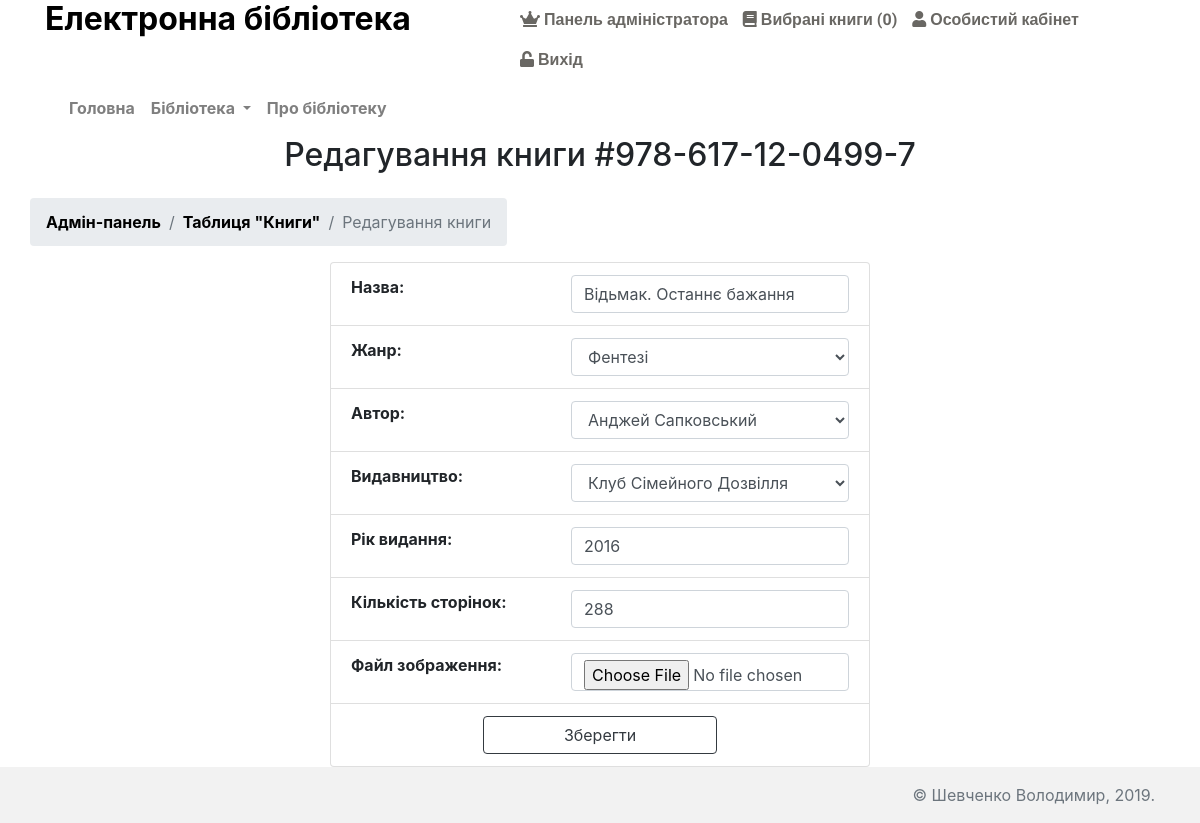
The app's page /admin/book/update/978-617-12-0499-7 (signed in) with its own data.
### tables this page shows
CREATE TABLE IF NOT EXISTS `book` (
  `id` varchar(80) NOT NULL,
  `name` varchar(150) NOT NULL,
  `genre_id` int(11) NOT NULL,
  `publisher_id` int(11) NOT NULL,
  `year` int(11) DEFAULT NULL,
  `pages` int(11) DEFAULT NULL,
  `price` decimal(10,2) NOT NULL DEFAULT '0.00',
  `amount` int(11) NOT NULL DEFAULT '1',
  `image_name` varchar(150) NOT NULL DEFAULT 'no-image.png',
  PRIMARY KEY (`id`),
  KEY `publisher_id` (`publisher_id`),
  KEY `genre_id` (`genre_id`)
);

### views/admin_book/update.php (the view, shortened to what the rows shown need)
<?php include ROOT . '/views/layouts/header.php'; ?>
<section>
    <div class="container">
        <div class="row justify-content-center">
            <h2 class="title text-center mb-4">Редагування книги #<?=$id;?></h2>
        </div>
        <div class="row">
            <nav aria-label="breadcrumb">
              <ol class="breadcrumb">
                  <li class="breadcrumb-item"><a href="/admin">Адмін-панель</a></li>
                  <li class="breadcrumb-item"><a href="/admin/book">Таблиця "Книги"</a></li>
                  <li class="breadcrumb-item active" aria-current="page">Редагування книги</li>
              </ol>
            </nav>
        </div>
        <div class="row justify-content-center">
          <div class="col-sm-6 col-md-6 col-lg-6">
            <form action="/admin/book/update/<?=$id;?>" method="post" enctype="multipart/form-data">
                <ul class="list-group">
                   <li class="list-group-item">
                      <div class="row">
                         <div class="col-md-5 col-sm-5 col-lg-5">
                           <strong>Назва:</strong>
                         </div>
                         <div class="col-md-7 col-sm-7 col-lg-7">
                             <input class="form-control" required type="text" name="name" value="<?=$book['name'];?>" maxlength="150">
                         </div>
                      </div>
                   </li>
                   <li class="list-group-item">
                      <div class="row">
                         <div class="col-md-5 col-sm-5 col-lg-5">
                           <strong>Жанр:</strong>
                         </div>
                         <div class="col-md-7 col-sm-7 col-lg-7">
                             <select class="form-control" name="genre_id">
                               <?php if (is_array($genres)): ?>
                                   <?php foreach ($genres as $genre): ?>
                                       <option value="<?=$genre['id'];?>"
                                          <?php if ($book['genre_id']==$genre['id']) echo "selected";?>
                                          >
                                          <?=$genre['name'];?>
                                       </option>
                                   <?php endforeach; ?>
                               <?php endif; ?>
                             </select>
                         </div>
                      </div>
                   </li>
                   <li class="list-group-item">
                      <div class="row">
                         <div class="col-md-5 col-sm-5 col-lg-5">
                           <strong>Автор:</strong>
                         </div>
                         <div class="col-md-7 col-sm-7 col-lg-7">
                             <select class="form-control" name="author_id">
                               <?php if (is_array($authorList)): ?>
                                   <?php foreach ($authorList as $author): ?>
                                       <option value="<?=$author['id'];?>"
                                          <?php if ($book['author_id']==$author['id']) echo "selected";?>
                                         >
                                           <?=$author['name']." ".$author['surname']." ".$author['middle_name'];?>
                                       </option>
                                   <?php endforeach; ?>
                               <?php endif; ?>
                             </select>
                         </div>
                      </div>
                   </li>
                   <li class="list-group-item">
                      <div class="row">
                         <div class="col-md-5 col-sm-5 col-lg-5">
                           <strong>Видавництво:</strong>
                         </div>
                         <div class="col-md-7 col-sm-7 col-lg-7">
                             <select class="form-control" name="publisher_id">
                               <?php if (is_array($publisherList)): ?>
                                   <?php foreach ($publisherList as $publisher): ?>
                                       <option value="<?= $publisher['id']; ?>"
                                         <?php if ($book['publisher_id']==$publisher['id']) echo "selected";?>
                                         >
                                           <?php echo $publisher['name']; ?>
                                       </option>
                                   <?php endforeach; ?>
                               <?php endif; ?>
                             </select>
                         </div>
                      </div>
                   </li>
                   <li class="list-group-item">
                      <div class="row">
                         <div class="col-md-5 col-sm-5 col-lg-5">
                           <strong>Рік видання:</strong>
                         </div>
                         <div class="col-md-7 col-sm-7 col-lg-7">
                             <input class="form-control" required type="text" name="year" value="<?=$book['year'];?>">
                         </div>
                      </div>
                   </li>
                   <li class="list-group-item">
                      <div class="row">
                         <div class="col-md-5 col-sm-5 col-lg-5">
                           <strong>Кількість сторінок:</strong>
                         </div>
                         <div class="col-md-7 col-sm-7 col-lg-7">
                             <input class="form-control" required type="number" name="page_count" value="<?=$book['pages'];?>">
                         </div>
                      </div>
                   </li>
                   <li class="list-group-item">
                      <div class="row">
                         <div class="col-md-5 col-sm-5 col-lg-5">
                           <strong>Файл зображення:</strong>
                         </div>
                         <div class="col-md-7 col-sm-7 col-lg-7">
                             <input class="form-control" name="img_file" type="file">
                         </div>
                      </div>
                   </li>
                   <li class="list-group-item">
                      <div class="row justify-content-center">
                         <div class="col-md-6 col-sm-6 col-lg-6">
                            <button type="submit" name="submit" class="btn btn-outline-dark btn-block">Зберегти</button>
                        </div>
                      </div>
                   </li>
                </ul>
            </form>
          </div>
        </div>
    </div>
</section>
<?php include ROOT . '/views/layouts/footer.php'; ?>

### components/Router.php (shortened to what the rows shown need)
<?php
class Router
{
    private $routes;
    public function __construct()
    {
        $routesPath = ROOT . '/config/routes.php';
        $this->routes = include($routesPath);
    }
    private function getURI()
    {
        if (!empty($_SERVER['REQUEST_URI'])) {
            return trim($_SERVER['REQUEST_URI'], '/');
        }
    }
    public function run()
    {
        $uri = $this->getURI();
        foreach ($this->routes as $uriPattern => $path) {
            if (preg_match("~$uriPattern~", $uri)) {
                $internalRoute = preg_replace("~$uriPattern~", $path, $uri);
                $segments = explode('/', $internalRoute);
                $controllerName = array_shift($segments) . 'Controller';
                $actionName = 'action' . ucfirst(array_shift($segments));
                $parameters = $segments;
                $controllerObject = new $controllerName;
                $result = call_user_func_array(array($controllerObject, $actionName), $parameters);
                if ($result != null) {
                    break;
                }
            }
        }
    }
}

### views/layouts/header.php (shortened to what the rows shown need)
<!DOCTYPE html>
<html lang="en">
    <head>
        <link href="/template/css/bootstrap.min.css" rel="stylesheet" type="text/css">
        <link href="/template/css/all.min.css" rel="stylesheet" type="text/css">
        <link href="/template/css/my_styles.css" rel="stylesheet" type="text/css">
        <link href="/template/css/bootstrap-toggle.min.css" rel="stylesheet" type="text/css">
    </head>
  <body class="d-flex flex-column">
  <div id="page-content">
        <div class="container">
                <div class="row">
                            <div class="col-md-5 col-sm-5 col-lg-5">
                                <div class="float-left">
                                    <a class="site-title" href="/"><h2 class=""><strong>Електронна бібліотека</strong></h2></a>
                                </div>
                            </div>
                            <div class="col-md-7 col-sm-7 col-lg-7">
                                <div class="shop-menu float-right">
                                    <ul class="nav">
                                        <?php if (User::isAdmin()): ?>
                                            <li class="nav-item"><a class="nav-link" href="/admin/"><i class="fas fa-crown"></i></i> Панель адміністратора</a></li>
                                        <?php endif; ?>
                                        <li class="nav-item"><a class="nav-link" href="/cart">
                                                <i class="fa fa-book"></i> Вибрані книги
                                                (<span id="cart-count"><?php echo Cart::itemsCount(); ?></span>)
                                            </a>
                                        </li>
                                        <?php if (User::isGuest()): ?>
                                            <li class="nav-item"><a class="nav-link" href="/user/login/"><i class="fa fa-lock"></i> Вхід</a></li>
                                            <li class="nav-item"><a class="nav-link" href="/user/register"><i class="fa fa-user-circle"></i> Реєстрація</a></li>
                                        <?php else: ?>
                                            <li class="nav-item"><a class="nav-link" href="/cabinet/"><i class="fa fa-user"></i> Особистий кабінет</a></li>
                                            <li class="nav-item"><a class="nav-link" href="/user/logout/"><i class="fa fa-unlock"></i> Вихід</a></li>
                                        <?php endif; ?>
                                    </ul>
                                </div>
                            </div>
                </div>
                <div class="row">
                      <div class="col-md-12 col-sm-12 col-lg-12">
                          <div class="float-left">
                            <nav class="navbar navbar-expand-lg navbar-light">
                                <ul class="navbar-nav">
                                    <li class="nav-item"><a class="nav-link" href="/">Головна</a></li>
                                    <li class="nav-item dropdown">
                                      <a class="nav-link dropdown-toggle" href="#" id="navbarDropdown" role="button" data-toggle="dropdown" aria-haspopup="true" aria-expanded="false">
                                        Бібліотека
                                      </a>
                                    </li>
                                    <li class="nav-item"><a class="nav-link" href="/about/">Про бібліотеку</a></li>
                                </ul>
                            </nav>
                          </div>
                      </div>
                </div>
</div>

### views/layouts/footer.php (shortened to what the rows shown need)
</div>
<footer id="sticky-footer" class="py-3">
    <div class="container">
      <div class="float-right">
          <span class="text-muted">&copy; Шевченко Володимир, 2019.</span>
      </div>
    </div>
  </footer>
</body>
</html>

### records on screen
book: name "Відьмак. Останнє бажання", year "2016", page_count "288"

### other values on screen
form field genre_id "Фентезі"
form field author_id "Анджей Сапковський"
form field publisher_id "Клуб Сімейного Дозвілля"
